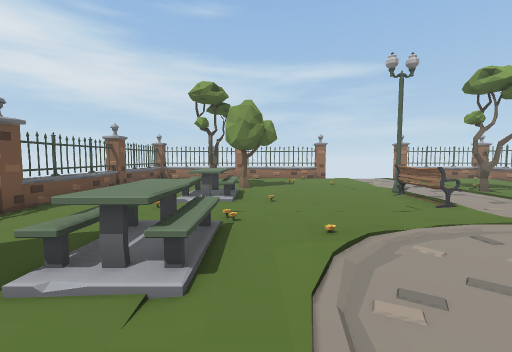
[1] (above)

16 first-person views from a walk through a scene from a Unity 3-D project. The camera is 1.2 m above the floor, tilts 4° down and sees 90° across. The floor is counted in squares, 1 m on a side. Each view is taken from the middle of a square. On the plan, view 1 faces up. The plan holds only what a view shows up to about 12 squares ahead; the rest is blank.

[2]
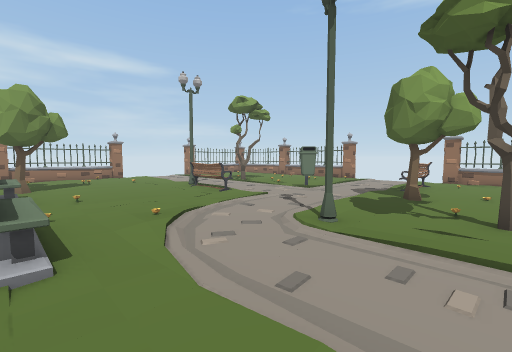

[3]
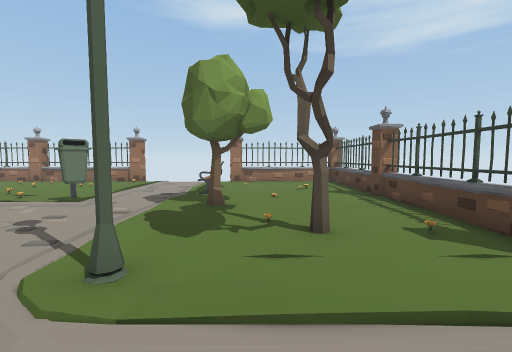

[4]
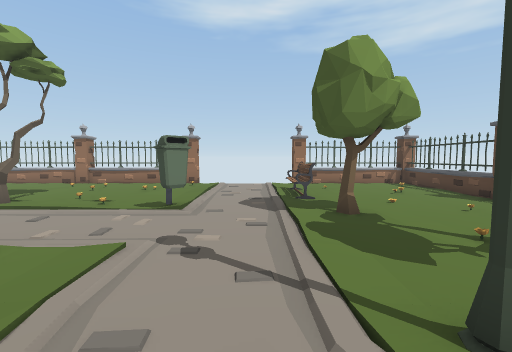

[5]
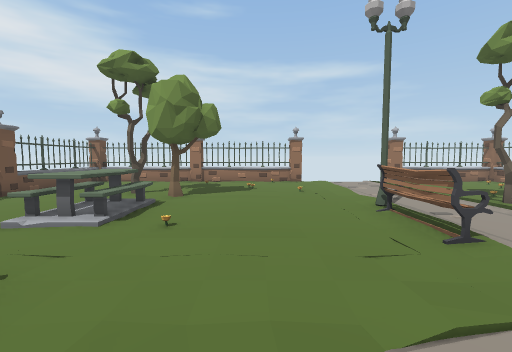

[6]
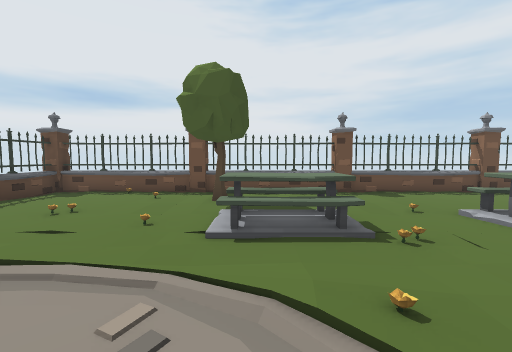

[7]
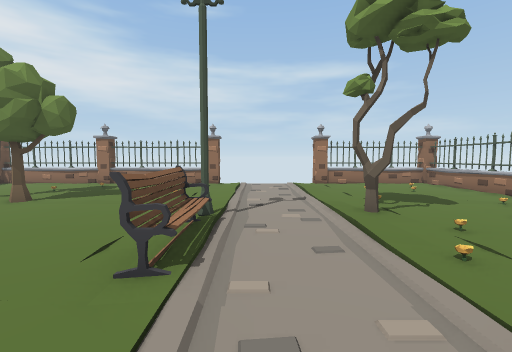

[8]
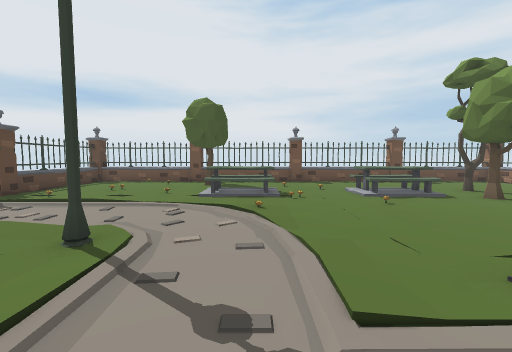

[9]
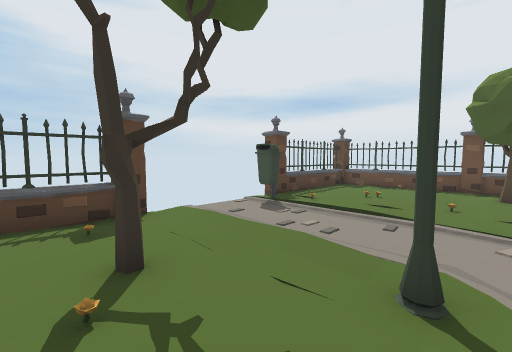

[10]
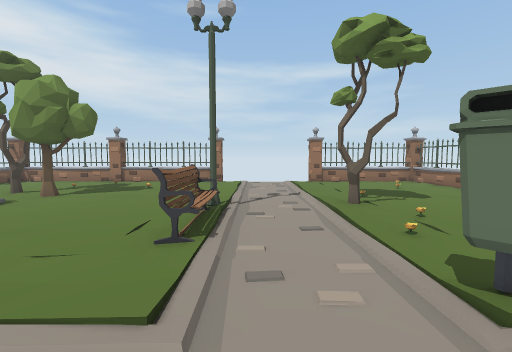

[11]
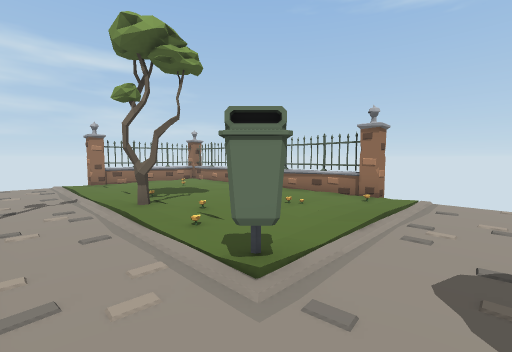

[12]
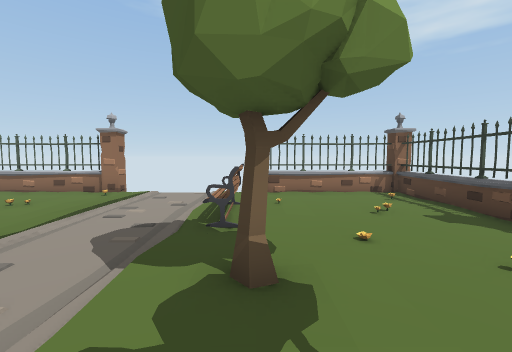

[13]
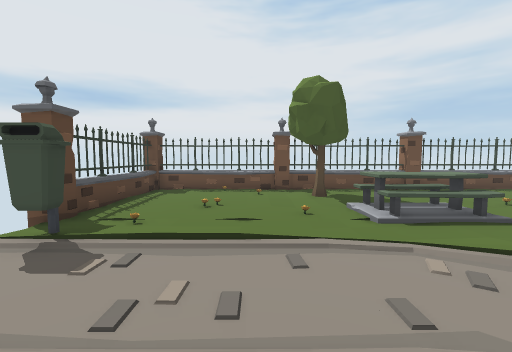

[14]
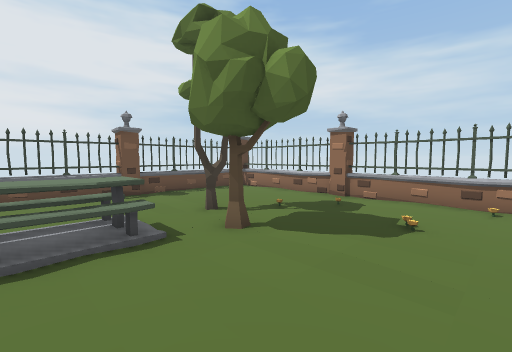

[15]
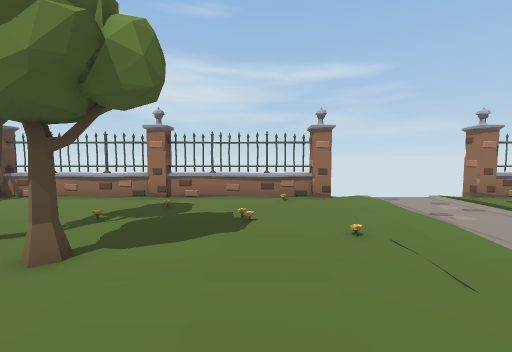

[16]
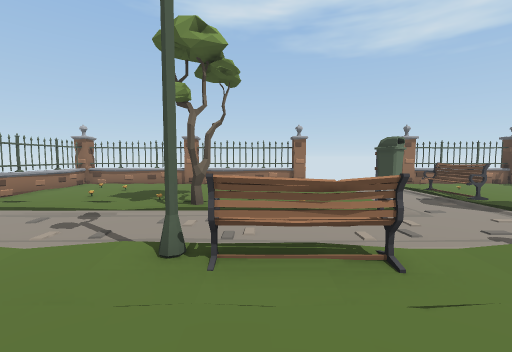

### Floor plan
Key: @ floor where view 1 was taken; # wall or solid block; . floor; / step, stairs or slope; = window, fence, low wall or low ledge; T tree; B bench; F flower; O other object.
Columns run from 6 left of view 1 to 14 right of it. Each row starts with its distance up from view 1.
 16 O==#=O==#=O    O==#=O
 15 =........O..........=
 14 #.....O...........O.#
 13 =....O..O.......O.O.=
 12 =...T.....O.........=
 11 O...TTT........O....O
 10 =.............T...O.=
  9 #... /.....#...T.O..#
  8 =... /.....B...O....=
  7 =.....O....B..F..O..=
  6 O...O..............OO
  5 =....OO.......#.....
  4 #...//.F............
  3 =...//..............
  2 =.T.............///.
  1 O....O...#...TT.BB..O
  0 =.O...@.....F.....O.=
 -1 #O..O......T...O....#
 -2 =....O........O.OO..=
 -3 =.....##...O......O.=
 -4 O=#==O    O=#==O=#==O

Positions as (right, up) in squares from view 1, and headings:
1: (0, 0), facing up
2: (-1, -1), facing up-right
3: (1, 0), facing right
4: (2, 3), facing right
5: (2, 3), facing up
6: (3, 3), facing left
7: (6, 4), facing up
8: (7, 4), facing left
9: (6, 2), facing down-left
10: (6, 3), facing up
11: (6, 3), facing up-right
12: (5, 1), facing right
13: (4, 0), facing left
14: (3, 8), facing up-left
15: (2, 8), facing up
16: (2, 8), facing right
